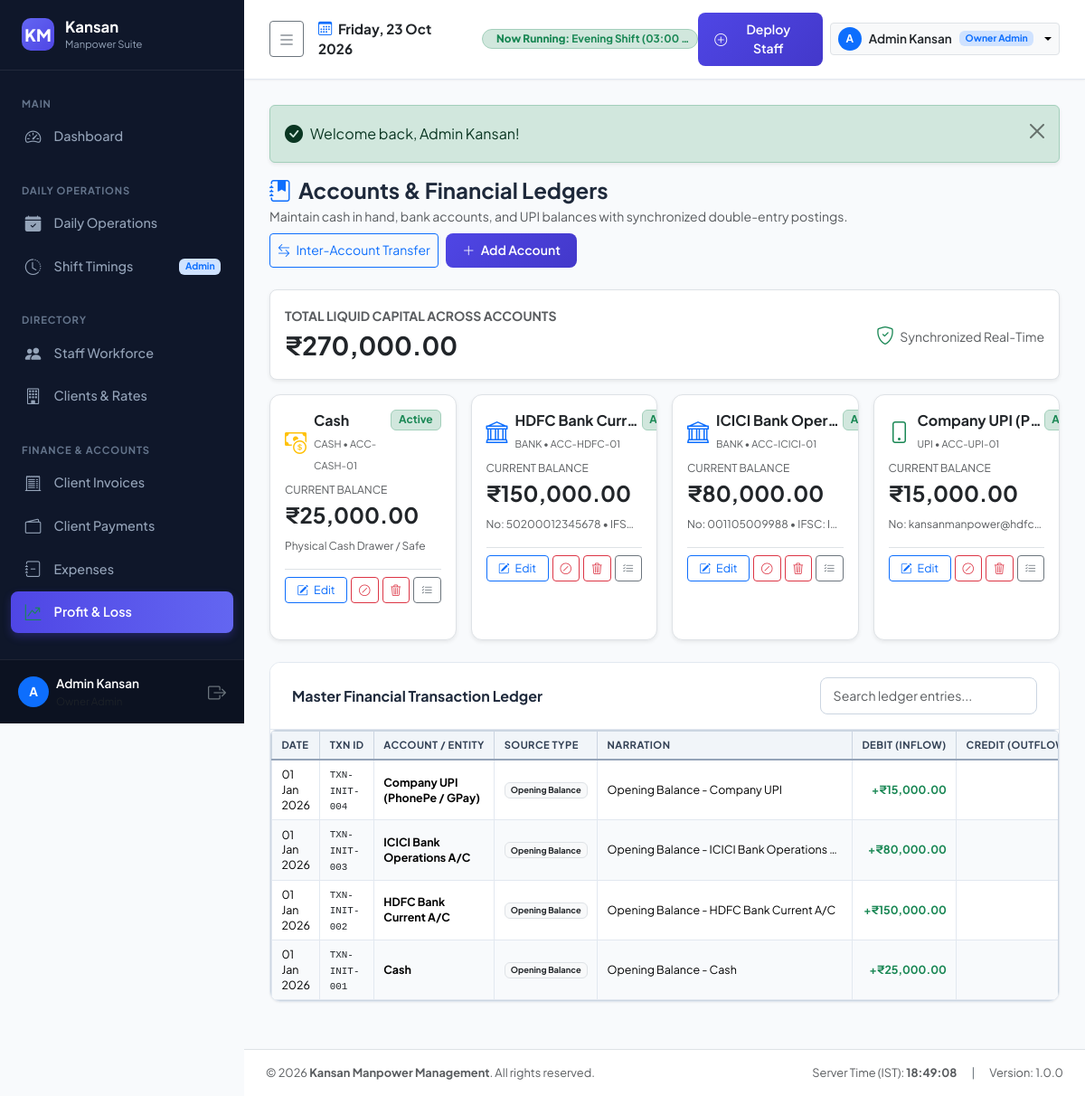
Screenshot of /modules/accounting/accounts.php (signed in) with the database file from the repository.
### tables this page shows
CREATE TABLE shifts (
    id INT PRIMARY KEY AUTO_INCREMENT,
    shift_code VARCHAR(20) NOT NULL UNIQUE,
    shift_name VARCHAR(100) NOT NULL,
    start_time TIME NOT NULL,
    end_time TIME NOT NULL,
    is_overnight TINYINT(1) NOT NULL DEFAULT 0,
    duration_hours DECIMAL(4,2) NOT NULL DEFAULT 8.00,
    description VARCHAR(255) NULL,
    status ENUM('active', 'inactive') NOT NULL DEFAULT 'active',
    created_at DATETIME DEFAULT CURRENT_TIMESTAMP,
    updated_at DATETIME DEFAULT CURRENT_TIMESTAMP ON UPDATE CURRENT_TIMESTAMP
);

CREATE TABLE financial_accounts (
    id INT PRIMARY KEY AUTO_INCREMENT,
    account_code VARCHAR(20) NOT NULL UNIQUE,
    account_name VARCHAR(100) NOT NULL,
    account_type ENUM('cash', 'bank', 'upi') NOT NULL,
    bank_name VARCHAR(100) NULL,
    account_number VARCHAR(50) NULL,
    ifsc_code VARCHAR(20) NULL,
    opening_balance DECIMAL(14,2) NOT NULL DEFAULT 0.00,
    current_balance DECIMAL(14,2) NOT NULL DEFAULT 0.00,
    status ENUM('active', 'inactive') NOT NULL DEFAULT 'active',
    created_at DATETIME DEFAULT CURRENT_TIMESTAMP,
    updated_at DATETIME DEFAULT CURRENT_TIMESTAMP ON UPDATE CURRENT_TIMESTAMP
);

CREATE TABLE ledger_entries (
    id INT PRIMARY KEY AUTO_INCREMENT,
    transaction_id VARCHAR(50) NOT NULL,
    entry_date DATE NOT NULL,
    account_id INT NULL,
    entity_type ENUM('client', 'staff', 'vendor', 'company', 'financial_account') NOT NULL,
    entity_id INT NULL,
    entry_type ENUM('debit', 'credit') NOT NULL,
    amount DECIMAL(14,2) NOT NULL,
    running_balance DECIMAL(14,2) NOT NULL DEFAULT 0.00,
    source_type ENUM('invoice', 'client_payment', 'staff_earning', 'staff_payment', 'expense', 'account_transfer', 'opening_balance') NOT NULL,
    source_id INT NOT NULL,
    narration TEXT NOT NULL,
    created_by INT NULL,
    created_at DATETIME DEFAULT CURRENT_TIMESTAMP,
    CONSTRAINT fk_led_acc FOREIGN KEY (account_id) REFERENCES financial_accounts(id) ON DELETE SET NULL,
    CONSTRAINT fk_led_user FOREIGN KEY (created_by) REFERENCES users(id) ON DELETE SET NULL,
    INDEX idx_led_trans (transaction_id),
    INDEX idx_led_entity (entity_type, entity_id),
    INDEX idx_led_date (entry_date)
);

### modules/accounting/accounts.php (the view, shortened to what the rows shown need)
<?php
$db = DB::getConnection();
$accounts = $db->query("SELECT * FROM financial_accounts ORDER BY id ASC")->fetchAll();
$filterAccId = !empty($_GET['account_id']) ? (int)$_GET['account_id'] : null;
$ledSql = "
    SELECT le.*, fa.account_name, fa.account_type, u.full_name as created_by_name
    FROM ledger_entries le
    LEFT JOIN financial_accounts fa ON le.account_id = fa.id
    LEFT JOIN users u ON le.created_by = u.id
    WHERE 1=1
";
$ledParams = [];
$ledSql .= " ORDER BY le.entry_date DESC, le.id DESC LIMIT 100";
$stmt = $db->prepare($ledSql);
$stmt->execute($ledParams);
$ledger = $stmt->fetchAll();
require_once ROOT_PATH . '/templates/header.php';
require_once ROOT_PATH . '/templates/navbar.php';
?>
<div class="row g-3 mb-4">
    <?php foreach ($accounts as $acc):
        $typeIcon = match($acc['account_type']) {
            'cash' => 'bi-cash-coin text-warning',
            'bank' => 'bi-bank text-primary',
            'upi'  => 'bi-phone text-success',
            default => 'bi-wallet2 text-secondary'
        };
        $isInactive = ($acc['status'] === 'inactive');
    ?>
        <div class="col-md-3 col-sm-6">
            <div class="custom-card h-100 p-3 shadow-sm border <?= $filterAccId == $acc['id'] ? 'border-primary' : '' ?> <?= $isInactive ? 'bg-light opacity-75' : '' ?>">
                <div class="d-flex justify-content-between align-items-start mb-2">
                    <div class="d-flex align-items-center gap-2">
                        <i class="bi <?= $typeIcon ?> fs-4"></i>
                        <div>
                            <strong class="text-dark d-block text-truncate" style="max-width: 140px;" title="<?= htmlspecialchars($acc['account_name']) ?>"><?= htmlspecialchars($acc['account_name']) ?></strong>
                            <small class="text-muted text-uppercase" style="font-size:0.68rem;"><?= $acc['account_type'] ?> &bull; <?= $acc['account_code'] ?></small>
                        </div>
                    </div>
                    <?php if (!$isInactive): ?>
                        <span class="badge bg-success-subtle text-success border border-success-subtle">Active</span>
                    <?php else: ?>
                        <span class="badge bg-danger-subtle text-danger border border-danger-subtle">Disabled</span>
                    <?php endif; ?>
                </div>
                <div class="my-2">
                    <div class="text-muted small" style="font-size:0.75rem;">CURRENT BALANCE</div>
                    <div class="fs-4 fw-bold text-dark"><?= Helper::formatCurrency($acc['current_balance']) ?></div>
                </div>
                <?php if ($acc['account_number']): ?>
                    <div class="text-muted small text-truncate" style="font-size:0.75rem;" title="No: <?= htmlspecialchars($acc['account_number']) ?>">
                        No: <?= htmlspecialchars($acc['account_number']) ?>
                        <?php if ($acc['ifsc_code']): ?> &bull; IFSC: <?= htmlspecialchars($acc['ifsc_code']) ?><?php endif; ?>
                    </div>
                <?php else: ?>
                    <div class="text-muted small" style="font-size:0.75rem;">
                        Physical Cash Drawer / Safe
                    </div>
                <?php endif; ?>
                <div class="mt-3 pt-2 border-top d-flex gap-1">
                    <button type="button" class="btn btn-sm btn-outline-primary py-1 px-2 flex-grow-1"
                            style="font-size:0.78rem;"
                            onclick='openEditAccountModal(<?= json_encode($acc, JSON_HEX_TAG | JSON_HEX_APOS | JSON_HEX_QUOT | JSON_HEX_AMP) ?>)'>
                        <i class="bi bi-pencil-square me-1"></i> Edit
                    </button>
                    <form method="POST" action="" class="d-inline">
                        <?php if ($acc['status'] === 'active'): ?>
                            <button type="submit" class="btn btn-sm btn-outline-danger py-1 px-2" style="font-size:0.78rem;" title="Deactivate / Disable Account">
                                <i class="bi bi-slash-circle"></i>
                            </button>
                        <?php else: ?>
                            <button type="submit" class="btn btn-sm btn-success py-1 px-2" style="font-size:0.78rem;" title="Activate / Enable Account">
                                <i class="bi bi-check-circle"></i>
                            </button>
                        <?php endif; ?>
                    </form>
                    <button type="button" class="btn btn-sm btn-outline-danger py-1 px-2" style="font-size:0.78rem;" title="Delete Financial Account"
                            onclick='openDeleteAccountModal(<?= json_encode($acc, JSON_HEX_TAG | JSON_HEX_APOS | JSON_HEX_QUOT | JSON_HEX_AMP) ?>)'>
                        <i class="bi bi-trash3"></i>
                    </button>
                    <a href="?account_id=<?= $acc['id'] ?>" class="btn btn-sm btn-outline-secondary py-1 px-2" style="font-size:0.78rem;" title="Filter Ledger">
                        <i class="bi bi-list-check"></i>
                    </a>
                </div>
            </div>
        </div>
    <?php endforeach; ?>
</div>
<div class="custom-card">
    <div class="table-responsive">
        <table class="table table-custom align-middle" id="ledgerTable">
            <thead>
                <tr>
                    <th>Date</th>
                    <th>Txn ID</th>
                    <th>Account / Entity</th>
                    <th>Source Type</th>
                    <th>Narration</th>
                    <th class="text-end">Debit (Inflow)</th>
                    <th class="text-end">Credit (Outflow)</th>
                </tr>
            </thead>
            <tbody>
                <?php if (empty($ledger)): ?>
                    <tr><td colspan="9" class="text-center py-4 text-muted">No ledger transactions found.</td></tr>
                <?php else: ?>
                    <?php foreach ($ledger as $l): ?>
                        <tr>
                            <td><?= Helper::formatDate($l['entry_date']) ?></td>
                            <td><code class="text-dark"><?= htmlspecialchars($l['transaction_id']) ?></code></td>
                            <td>
                                <?php if ($l['account_name']): ?>
                                    <strong><?= htmlspecialchars($l['account_name']) ?></strong>
                                <?php else: ?>
                                    <span class="text-capitalize text-muted"><?= htmlspecialchars($l['entity_type']) ?> #<?= $l['entity_id'] ?></span>
                                <?php endif; ?>
                            </td>
                            <td>
                                <span class="badge bg-light text-dark border text-capitalize">
                                    <?= str_replace('_', ' ', $l['source_type']) ?>
                                </span>
                            </td>
                            <td>
                                <div class="text-truncate" style="max-width: 260px;" title="<?= htmlspecialchars($l['narration']) ?>">
                                    <?= htmlspecialchars($l['narration']) ?>
                                </div>
                            </td>
                            <td class="text-end">
                                <?php if ($l['entry_type'] === 'debit'): ?>
                                    <strong class="text-success">+<?= Helper::formatCurrency($l['amount']) ?></strong>
                                <?php else: ?>
                                    -
                                <?php endif; ?>
                            </td>
                            <td class="text-end">
                            </td>
                        </tr>
                    <?php endforeach; ?>
                <?php endif; ?>
            </tbody>
        </table>
    </div>
</div>
<?php require_once ROOT_PATH . '/templates/footer.php'; ?>

### templates/navbar.php (shortened to what the rows shown need)
<?php
$currentTime = date('H:i:s');
$db = DB::getConnection();
$activeShiftStmt = $db->query("SELECT * FROM shifts WHERE status = 'active' ORDER BY start_time ASC");
$allShifts = $activeShiftStmt->fetchAll();
$currentRunningShift = null;
foreach ($allShifts as $sh) {
    if (!$sh['is_overnight']) {
        if ($currentTime >= $sh['start_time'] && $currentTime <= $sh['end_time']) {
            $currentRunningShift = $sh;
            break;
        }
    } else {
        if ($currentTime >= $sh['start_time'] || $currentTime <= $sh['end_time']) {
            $currentRunningShift = $sh;
            break;
        }
    }
}
?>
<div class="app-main">
    <header class="app-topbar">
        <div class="d-flex align-items-center gap-3">
            <div class="d-flex align-items-center gap-2 overflow-hidden">
                <?php if ($currentRunningShift): ?>
                    <span class="badge bg-success-subtle text-success border border-success-subtle px-2 py-1.5 rounded-pill d-flex align-items-center gap-1.5 text-truncate" style="font-size: 0.74rem; max-width: 240px;">
                        <span class="text-truncate">
                            <strong class="d-none d-sm-inline">Now Running: </strong><?= htmlspecialchars($currentRunningShift['shift_name']) ?> <span class="d-none d-md-inline">(<?= date('h:i A', strtotime($currentRunningShift['start_time'])) ?> - <?= date('h:i A', strtotime($currentRunningShift['end_time'])) ?>)</span>
                        </span>
                    </span>
                <?php else: ?>
                    <span class="badge bg-secondary-subtle text-secondary px-2 py-1 rounded-pill" style="font-size: 0.75rem;">
                        <i class="bi bi-pause-circle me-1"></i> <span class="d-none d-sm-inline">Shift </span>Transition
                    </span>
                <?php endif; ?>
            </div>
        </div>
    </header>
    <main class="page-container">

### rows the page displays
shifts: shift_name "Evening Shift", start_time "03:00…"
financial_accounts: account_name "Cash", account_type "CASH", account_code "ACC-CASH-01", status "Active", current_balance "₹25,000.00", shows "Physical Cash Drawer / Safe"
financial_accounts: account_name "HDFC Bank Curr…", account_type "BANK", account_code "ACC-HDFC-01", status "Active", current_balance "₹150,000.00", account_number "50200012345678"
financial_accounts: account_name "ICICI Bank Oper…", account_type "BANK", account_code "ACC-ICICI-01", status "Active", current_balance "₹80,000.00", account_number "001105009988", ifsc_code "I…"
financial_accounts: account_name "Company UPI (P…", account_type "UPI", account_code "ACC-UPI-01", status "Active", current_balance "₹15,000.00", account_number "kansanmanpower@hdfc…"
ledger_entries: entry_date "01 Jan 2026", transaction "TXN-INIT-004", account.account_name "Company UPI (PhonePe / GPay)", source_type "Opening Balance", narration "Opening Balance - Company UPI", amount "₹15,000.00"
ledger_entries: entry_date "01 Jan 2026", transaction "TXN-INIT-003", account.account_name "ICICI Bank Operations A/C", source_type "Opening Balance", narration "Opening Balance - ICICI Bank Operations…", amount "₹80,000.00"
ledger_entries: entry_date "01 Jan 2026", transaction "TXN-INIT-002", account.account_name "HDFC Bank Current A/C", source_type "Opening Balance", narration "Opening Balance - HDFC Bank Current A/C", amount "₹150,000.00"
ledger_entries: entry_date "01 Jan 2026", transaction "TXN-INIT-001", account.account_name "Cash", source_type "Opening Balance", narration "Opening Balance - Cash", amount "₹25,000.00"

### other values shown
substr($user['full_name'] ?? 'U', 0, 1) "A"
$user['full_name'] "Admin Kansan"
substr($user['full_name'] ?? 'A', 0, 1) "A"
str_replace('_', ' ', $user['role'] ?? '') "Owner Admin"
$flash['message'] "Welcome back, Admin Kansan!"
Helper::formatCurrency($totalLiquidity) "₹270,000.00"
APP_NAME "Kansan Manpower Management"
APP_VERSION "1.0.0"
